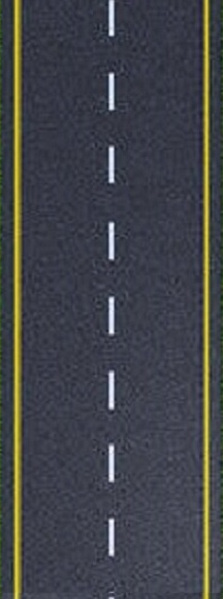
#> input picture lane detection/test.jpg, 223 x 599 px
$ jupyter execute 'Image Processing Project.ipynb'   (shell and % lines are left out)
#> lines starting #> are read from the running program, lines starting #| are printed output that depends on the picture; after the words box and inside, x2 and y2 are one past the last pixel; in counts of white or black regions, pixels touching at a corner belong together
# Image Processing Project

[cell 1]
import matplotlib.pyplot as plt
import cv2
import os, glob
import numpy as np
#from moviepy.editor import VideoFileClip

[cell 2]
# [14 lines left out: function show_images, not called in this run]

[cell 3]
# image is expected be in RGB color space
# [13 lines left out: function select_rgb_white_yellow, not called in this run]

[cell 4]
def convert_hsv(image):
    return cv2.cvtColor(image, cv2.COLOR_RGB2HSV)

[cell 5]
def convert_hls(image):
    return cv2.cvtColor(image, cv2.COLOR_RGB2HLS)

[cell 6]
def select_white_yellow(image):
    converted = convert_hls(image)
    # white color mask
    lower = np.uint8([  0, 200,   0])
    upper = np.uint8([255, 255, 255])
    white_mask = cv2.inRange(converted, lower, upper)
    # yellow color mask
    lower = np.uint8([ 10,   0, 100])
    upper = np.uint8([ 40, 255, 255])
    yellow_mask = cv2.inRange(converted, lower, upper)
    # combine the mask
    mask = cv2.bitwise_or(white_mask, yellow_mask)
    return cv2.bitwise_and(image, image, mask = mask)

[cell 7]
def convert_gray_scale(image):
    return cv2.cvtColor(image, cv2.COLOR_RGB2GRAY)

[cell 8]
def apply_smoothing(image, kernel_size=15):
    """
    kernel_size must be postivie and odd
    """
    return cv2.GaussianBlur(image, (kernel_size, kernel_size), 0)

[cell 9]
def detect_edges(image, low_threshold=50, high_threshold=150):
    return cv2.Canny(image, low_threshold, high_threshold)

[cell 10]
def filter_region(image, vertices):
    """
    Create the mask using the vertices and apply it to the input image
    """
    mask = np.zeros_like(image)
    if len(mask.shape)==2:
        cv2.fillPoly(mask, vertices, 255)
    else:
        cv2.fillPoly(mask, vertices, (255,)*mask.shape[2]) # in case, the input image has a channel dimension
    return cv2.bitwise_and(image, mask)


def select_region(image):
    """
    It keeps the region surrounded by the `vertices` (i.e. polygon).  Other area is set to 0 (black).
    """
    # first, define the polygon by vertices
    rows, cols = image.shape[:2]
    bottom_left  = [cols*0.1, rows*0.95]
    top_left     = [cols*0.4, rows*0.6]
    bottom_right = [cols*0.9, rows*0.95]
    top_right    = [cols*0.6, rows*0.6]
    # the vertices are an array of polygons (i.e array of arrays) and the data type must be integer
    vertices = np.array([[bottom_left, top_left, top_right, bottom_right]], dtype=np.int32)
    return filter_region(image, vertices)

[cell 11]
def hough_lines(image):
    """
    `image` should be the output of a Canny transform.

    Returns hough lines (not the image with lines)
    """
    return cv2.HoughLinesP(image, rho=1, theta=np.pi/180, threshold=20, minLineLength=20, maxLineGap=300)

[cell 12]
def draw_lines(image, lines, color=[255, 0, 0], thickness=2, make_copy=True):
    # the lines returned by cv2.HoughLinesP has the shape (-1, 1, 4)
    if make_copy:
        image = np.copy(image) # don't want to modify the original
    for line in lines:
        for x1,y1,x2,y2 in line:
            cv2.line(image, (x1, y1), (x2, y2), color, thickness)
    return image

[cell 13]
# [25 lines left out: function average_slope_intercept, not called in this run]

[cell 14]
# [16 lines left out: function make_line_points, not called in this run]

[cell 15]
# [10 lines left out: function lane_lines, not called in this run]

[cell 16]
# [9 lines left out: function draw_lane_lines, not called in this run]

[cell 17]
# [10 lines left out: function lane_detector, not called in this run]

[cell 18]
image = cv2.imread('test.jpg')
#> image is the input picture: shape (599, 223, 3); mean B, G, R 72.9, 68, 65.8
#test = lane_detector(image)
#plt.imshow(test)

[cell 19]
def lane_detector(image):
    white_yellow_image = select_white_yellow(image)
#> in convert_hls, `return cv2.cvtColor(image, cv2.COLOR_RGB2HLS)`: returned value: shape (599, 223, 3); mean of channels 0, 1, 2 19.9, 69.6, 38.5
#> in select_white_yellow, `white_mask = cv2.inRange(converted, lower, upper)`:
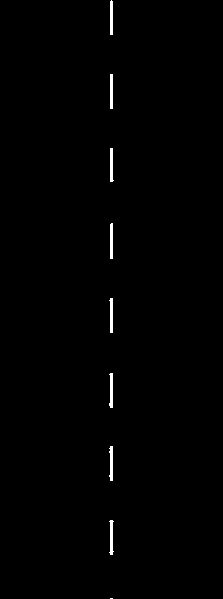
#> white_mask: shape (599, 223); 0.64% white; 9 white regions (1 under 20 px), largest, box (x1, y1, x2, y2) and area: (109, 446, 113, 481) 110, (109, 373, 113, 408) 109, (109, 520, 114, 555) 109
#> in select_white_yellow, `yellow_mask = cv2.inRange(converted, lower, upper)`:
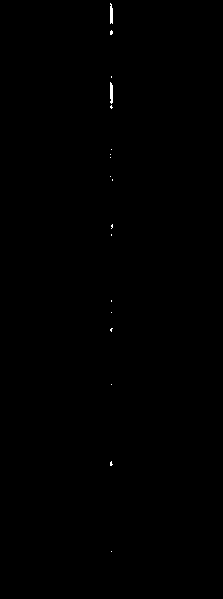
#> yellow_mask: shape (599, 223); 0.13% white; 18 white regions (16 under 20 px), largest, box (x1, y1, x2, y2) and area: (110, 82, 113, 104) 58, (110, 3, 113, 24) 55
    gray_image = convert_gray_scale(white_yellow_image)
    blurred_image = apply_smoothing(gray_image)
    edge_image = detect_edges(blurred_image)
#> in detect_edges, `return cv2.Canny(image, low_threshold, high_threshold)`:
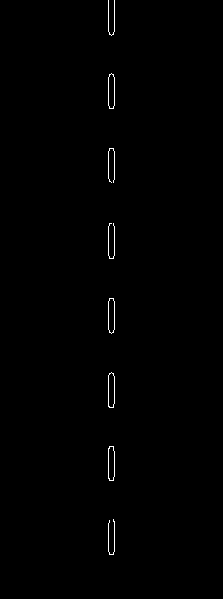
#> returned value: shape (599, 223); 0.45% white in thin lines or dots, all inside (x1, y1, x2, y2) = (108, 0, 115, 555)
    roi_image = select_region(edge_image)
#> in filter_region, `cv2.fillPoly(mask, vertices, 255)`:
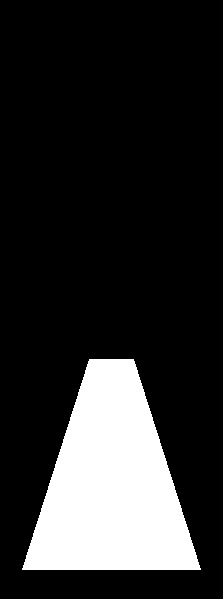
#> mask: shape (599, 223); 17.7% white; 1 white region, box (x1, y1, x2, y2) and area: (22, 359, 201, 570) 23632
#> in filter_region, `return cv2.bitwise_and(image, mask)`:
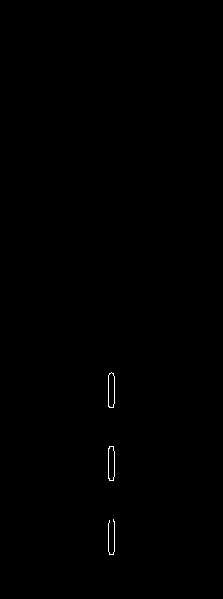
#> returned value: shape (599, 223); 0.17% white in thin lines or dots, all inside (x1, y1, x2, y2) = (108, 372, 115, 555)
    lines = hough_lines(roi_image)
    line_image = draw_lines(image, lines)
    #lane_image = draw_lane_lines(image, lane_lines(image, lines))
    return line_image

[cell 20]
test_2 = lane_detector(image)
#> in lane_detector, `lines = hough_lines(roi_image)`: lines = [[114, 551, 114, 376], [108, 551, 108, 375], [113, 554, 113, 373]]
#> the loop in draw_lines, `for line in lines:` made 3 passes
#> after the loop in draw_lines, `for line in lines:`:
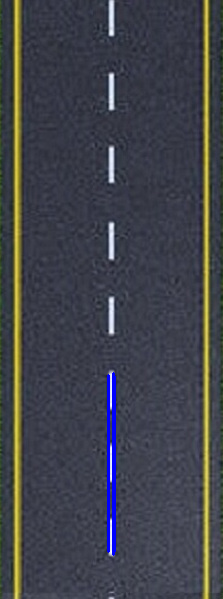
#> image: shape (599, 223, 3); 0.94% of pixels changed, all inside (x1, y1, x2, y2) = (107, 372, 116, 556)
